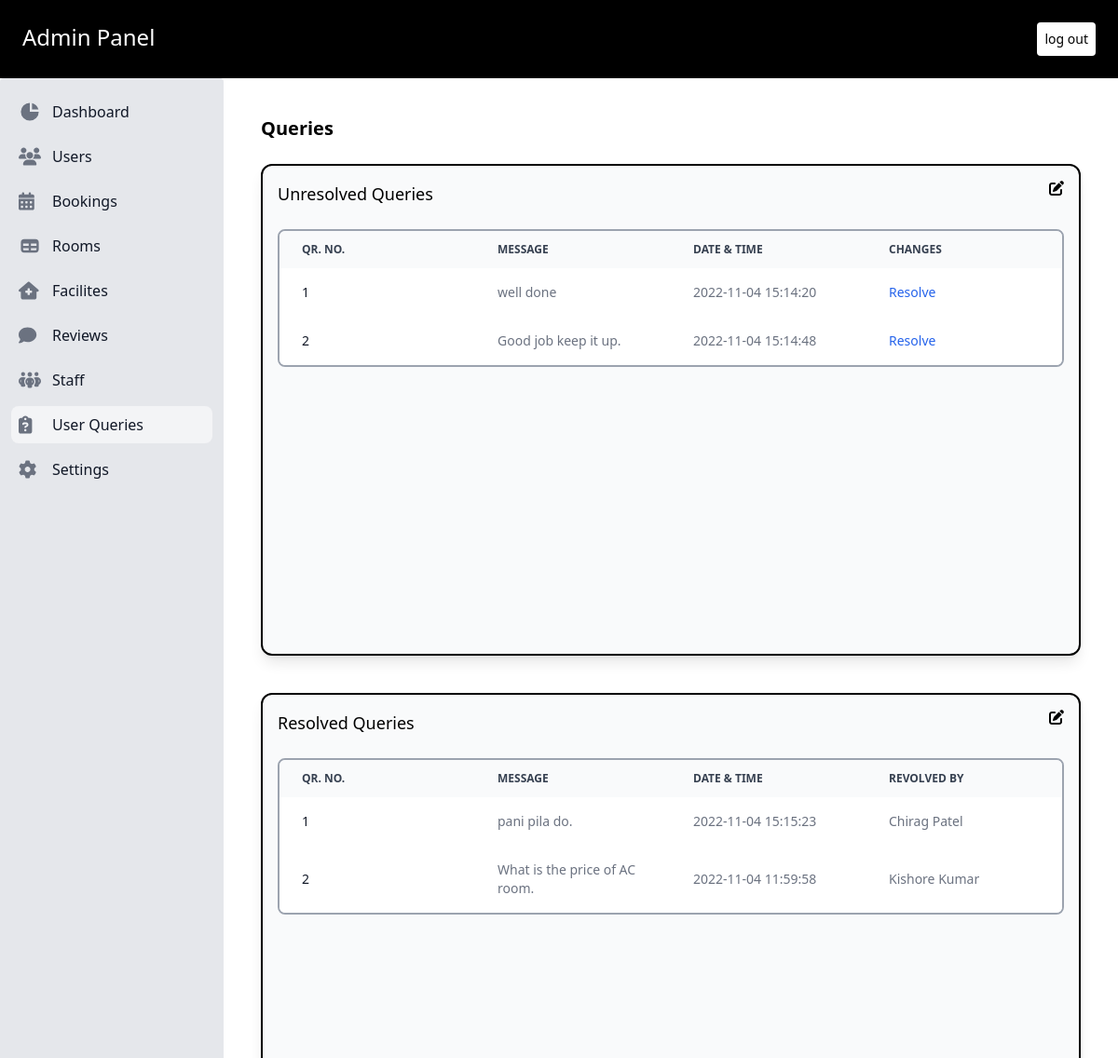
The app's page /admin/user_query.php (signed in) with its own data.
### tables this page shows
CREATE TABLE `queries` (
  `query_no` int NOT NULL,
  `q_datetime` datetime DEFAULT NULL,
  `message` varchar(300) DEFAULT NULL,
  `cus_id` int NOT NULL
);

CREATE TABLE `resolve` (
  `sr_no` int NOT NULL,
  `staff_id` int NOT NULL,
  `query_no` int NOT NULL
);

CREATE TABLE `receptionist` (
  `staff_id` int NOT NULL,
  `staff_name` varchar(30) NOT NULL,
  `staff_add` varchar(100) NOT NULL,
  `staff_contact` varchar(30) NOT NULL,
  `shift` tinyint(1) NOT NULL
);

### admin/db_config.php (called while the page is built, shortened)
<?php
   try {
       function selectt($sql,$values){
        $conn = $GLOBALS['conn'];
        $stmt = $conn->prepare($sql);
        $n = sizeof($values);
        for($i=0;$i<$n;$i++){
            $stmt->bindParam($i+1, $values[$i]);
        }
        if($stmt->execute()){
            $res = $stmt->fetchAll(PDO::FETCH_ASSOC);
            return $res;
        }
        else{
            echo "qruery fail to execute selectt";
        }
       }
    }
    catch(PDOException $e) {
    echo "Connection failed: " . $e->getMessage();
    }
?>

### admin/user_query.php (the view, shortened to what this page needs)
<?php
require('db_config.php');
?>
<!doctype html>
<html lang="en">
<head>
   <script src="https://cdn.tailwindcss.com?plugins=forms,typography,aspect-ratio,line-clamp"></script>
</head>
<body class="h-screen">
   <div class="bg-black text-white flex justify-between p-6 item-center">
      <h3 class="text-2xl">Admin Panel</h3>
      <a class="text-black text-sm p-2 rounded bg-white" href="logout.php">log out</a>
   </div>
   <div class="flex h-full ">
      <aside class="w-64 h-full basis-1/5" aria-label="Sidebar">
         <div class="overflow-y-auto  py-4 px-3 h-full bg-gray-200 rounded dark:bg-gray-800">
            <ul class="space-y-2">
               <li>
                  <a href="dashboard.php" class="flex items-center p-2 text-base font-normal text-gray-900 rounded-lg dark:text-white hover:bg-gray-100 ">
                     <svg aria-hidden="true" class="w-6 h-6 text-gray-500 transition duration-75 dark:text-gray-400 group-hover:text-gray-900 " fill="currentColor" viewBox="0 0 20 20" xmlns="http://www.w3.org/2000/svg">
                        <path d="M2 10a8 8 0 018-8v8h8a8 8 0 11-16 0z"></path>
                        <path d="M12 2.252A8.014 8.014 0 0117.748 8H12V2.252z"></path>
                     </svg>
                     <span class="ml-3">Dashboard</span>
                  </a>
               </li>
               <li>
                  <a href="users.php" class="flex items-center p-2 text-base font-normal text-gray-900 rounded-lg dark:text-white hover:bg-gray-100 dark:hover:bg-gray-700">
                     <span class="flex-1 ml-3 whitespace-nowrap">Users</span>
                  </a>
               </li>
               <li>
                  <a href="booking.php" class="flex items-center p-2 text-base font-normal text-gray-900 rounded-lg dark:text-white hover:bg-gray-100 dark:hover:bg-gray-700">
                     <span class="flex-1 ml-3 whitespace-nowrap">Bookings</span>
                  </a>
               </li>
               <li>
                  <a href="room.php" class="flex items-center p-2 text-base font-normal text-gray-900 rounded-lg dark:text-white hover:bg-gray-100 dark:hover:bg-gray-700">
                     <span class="flex-1 ml-3 whitespace-nowrap">Rooms</span>
                  </a>
               </li>
               <li>
                  <a href="facilites.php" class="flex items-center p-2 text-base font-normal text-gray-900 rounded-lg dark:text-white hover:bg-gray-100 dark:hover:bg-gray-700">
                     <span class="flex-1 ml-3 whitespace-nowrap">Facilites</span>
                  </a>
               </li>
               <li>
                  <a href="reveiw.php" class="flex items-center p-2 text-base font-normal text-gray-900 rounded-lg dark:text-white hover:bg-gray-100 dark:hover:bg-gray-700">
                     <span class="flex-1 ml-3 whitespace-nowrap">Reviews</span>
                  </a>
               </li>
               <li>
                  <a href="staff.php" class="flex items-center items-center p-2 text-base font-normal text-gray-900 rounded-lg dark:text-white hover:bg-gray-100 dark:hover:bg-gray-700">
                     <span class="flex-1 ml-3 whitespace-nowrap">Staff</span>
                  </a>
               </li>
               <li>
                  <a href="#" class="flex items-center p-2 text-base font-normal text-gray-900 rounded-lg dark:text-white bg-gray-100 dark:hover:bg-gray-700">
                     <span class="flex-1 ml-3 whitespace-nowrap">User Queries</span>
                  </a>
               </li>
               <li>
                  <a href="setting.php" class="flex items-center p-2 text-base font-normal text-gray-900 rounded-lg dark:text-white hover:bg-gray-100 dark:hover:bg-gray-700">
                     <span class="flex-1 ml-3 whitespace-nowrap">Settings</span>
                  </a>
               </li>
            </ul>
         </div>
      </aside>
      <div class=" basis-4/5 overflow-scroll p-10" id="example">
         <p class="text-xl font-bold mb-6">Queries</p>
         <div class="border-2 bg-gray-50 overflow-scroll shadow-lg rounded-xl p-4 border-black" id="example" style="height: 50%;" >
            <div class="flex justify-between mb-6">
               <p class="text-lg">Unresolved Queries</p>
               <i class="fa-solid fa-pen-to-square hover:cursor-pointer" onclick="document.getElementById('f_edit-modal').classList.remove('hidden')"></i>
            </div>
            <div class="overflow-x-auto relative border-2 border-gray-400 sm:rounded-lg" id="example">
               <table class="w-full text-sm text-left text-gray-500 overflow-y-scroll " >
                  <thead class="text-xs text-gray-700 uppercase bg-gray-50 dark:bg-gray-700 dark:text-gray-400">
                     <tr>
                        <th scope="col" class="py-3 px-6" width="25%">
                           Qr. No.
                        </th>
                        <th scope="col" class="py-3 px-6" width="25%">
                           Message
                        </th>
                        <th scope="col" class="py-3 px-6" width="25%">
                           Date & Time
                        </th>
                        <th scope="col" class="py-3 px-6" width="25%">
                           Changes
                        </th>
                     </tr>
                  </thead>
                  <tbody>
                     <?php
                     $q = "SELECT q.* FROM queries as q WHERE q.query_no NOT IN (SELECT r.query_no FROM resolve AS r INNER JOIN queries AS q on r.query_no = q.query_no INNER JOIN receptionist AS rp on r.staff_id=rp.staff_id )";
                     $v = [];
                     $ress = selectt($q, $v);
                     $k = count($ress);
                     for ($i = 1; $i <= $k; $i++) {
                        $ii = $ress[$i - 1]['query_no'];
                        $nm = $ress[$i - 1]['q_datetime'];
                        $ds = $ress[$i - 1]['message'];
                        echo <<<qq
                  <tr class="bg-white dark:bg-gray-800 hover:bg-gray-50 dark:hover:bg-gray-600">
                  <th scope="row" class="py-4 px-6 font-medium text-gray-900 whitespace-nowrap dark:text-white">
                     $i
                  </th>
                  <td class="py-4 px-6">
                     $ds
                  </td>
                  <td class="py-4 px-6">
                     $nm
                  </td>
                  <td class="py-4 px-6 text-left">
                  <form action="user_query_model.php" method="POST">
                  <input type="hidden" name="gg" value=$ii>
                  <input type="submit" value="Resolve" class="font-medium text-blue-600 hover:underline" >
                  </form>
                  </td>
                  </tr>
                  qq;
                     }
                     ?>
                  </tbody>
               </table>
            </div>
         </div>
         <div class="border-2 mt-10 bg-gray-50 overflow-scroll shadow-lg rounded-xl p-4 border-black" id="example" style="height: 50%;">
            <div class="flex justify-between mb-6">
               <p class="text-lg">Resolved Queries</p>
               <i class="fa-solid fa-pen-to-square hover:cursor-pointer" onclick="document.getElementById('f_edit-modal').classList.remove('hidden')"></i>
            </div>
            <div class="overflow-x-auto relative border-2 border-gray-400 sm:rounded-lg" id="example">
               <table class="w-full text-sm text-left text-gray-500 overflow-y-scroll ">
                  <thead class="text-xs text-gray-700 uppercase bg-gray-50 dark:bg-gray-700 dark:text-gray-400">
                     <tr>
                        <th scope="col" class="py-3 px-6" width="25%">
                           Qr. No.
                        </th>
                        <th scope="col" class="py-3 px-6" width="25%">
                           Message
                        </th>
                        <th scope="col" class="py-3 px-6" width="25%">
                           Date & Time
                        </th>
                        <th scope="col" class="py-3 px-6" width="25%">
                           Revolved By
                        </th>
                     </tr>
                  </thead>
                  <tbody>
                     <?php
                     $q = "SELECT r.staff_id,q.*,rp.staff_name FROM resolve AS r INNER JOIN queries AS q on r.query_no = q.query_no INNER JOIN receptionist AS rp on r.staff_id=rp.staff_id ORDER BY q.query_no DESC; ";
                     $v = [];
                     $ress = selectt($q, $v);
                     $k = count($ress);
                     for ($i = 1; $i <= $k; $i++) {
                        $nm = $ress[$i - 1]['q_datetime'];
                        $ds = $ress[$i - 1]['message'];
                        $snm = $ress[$i - 1]['staff_name'];
                        echo <<<qq
                  <tr class="bg-white dark:bg-gray-800 hover:bg-gray-50 dark:hover:bg-gray-600">
                  <th scope="row" class="py-4 px-6 font-medium text-gray-900 whitespace-nowrap dark:text-white">
                     $i
                  </th>
                  <td class="py-4 px-6">
                     $ds
                  </td>
                  <td class="py-4 px-6">
                     $nm
                  </td>
                  <td class="py-4 px-6 text-left">
                     $snm
                  </td>
                  </tr>
                  qq;
                     }
                     ?>
                  </tbody>
               </table>
            </div>
         </div>
      </div>
</body>
</html>

### admin/user_query.php (style rules this page uses)
#example { -ms-overflow-style: none; scrollbar-width: none; }

### records on screen
queries: message "well done", q_datetime "2022-11-04 15:14:20"
queries: message "Good job keep it up.", q_datetime "2022-11-04 15:14:48"
resolve: queries.message "pani pila do.", queries.q_datetime "2022-11-04 15:15:23", staff.staff_name "Chirag Patel"
resolve: queries.message "What is the price of AC room.", queries.q_datetime "2022-11-04 11:59:58", staff.staff_name "Kishore Kumar"
